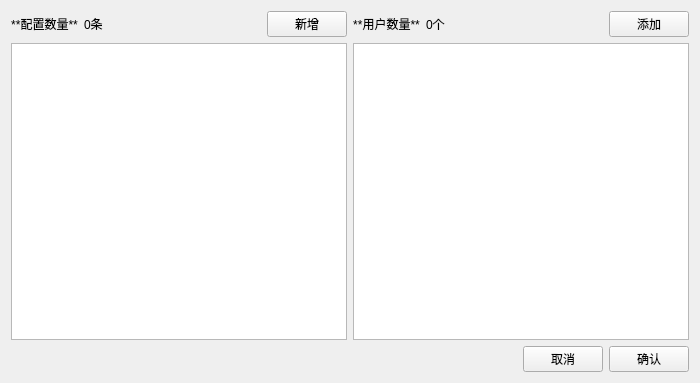
<?xml version="1.0" encoding="UTF-8"?>
<ui version="4.0">
 <class>CreateUnit</class>
 <widget class="QWidget" name="CreateUnit">
  <property name="geometry">
   <rect>
    <x>0</x>
    <y>0</y>
    <width>700</width>
    <height>383</height>
   </rect>
  </property>
  <property name="windowTitle">
   <string>管理 - 创建单元</string>
  </property>
  <layout class="QVBoxLayout" name="verticalLayout_3">
   <item>
    <layout class="QHBoxLayout" name="horizontalLayout_5">
     <item>
      <layout class="QVBoxLayout" name="verticalLayout">
       <item>
        <layout class="QHBoxLayout" name="horizontalLayout_2">
         <item>
          <widget class="QLabel" name="label">
           <property name="sizePolicy">
            <sizepolicy hsizetype="Preferred" vsizetype="Fixed">
             <horstretch>0</horstretch>
             <verstretch>0</verstretch>
            </sizepolicy>
           </property>
           <property name="text">
            <string>**配置数量**</string>
           </property>
           <property name="textFormat">
            <enum>Qt::MarkdownText</enum>
           </property>
           <property name="alignment">
            <set>Qt::AlignCenter</set>
           </property>
          </widget>
         </item>
         <item>
          <widget class="QLabel" name="config_number">
           <property name="sizePolicy">
            <sizepolicy hsizetype="Preferred" vsizetype="Fixed">
             <horstretch>0</horstretch>
             <verstretch>0</verstretch>
            </sizepolicy>
           </property>
           <property name="styleSheet">
            <string notr="true"/>
           </property>
           <property name="text">
            <string>0条</string>
           </property>
           <property name="textFormat">
            <enum>Qt::AutoText</enum>
           </property>
           <property name="alignment">
            <set>Qt::AlignLeading|Qt::AlignLeft|Qt::AlignVCenter</set>
           </property>
           <property name="wordWrap">
            <bool>true</bool>
           </property>
          </widget>
         </item>
         <item>
          <spacer name="horizontalSpacer_2">
           <property name="orientation">
            <enum>Qt::Horizontal</enum>
           </property>
           <property name="sizeHint" stdset="0">
            <size>
             <width>40</width>
             <height>20</height>
            </size>
           </property>
          </spacer>
         </item>
         <item>
          <widget class="QPushButton" name="create_config_btn">
           <property name="sizePolicy">
            <sizepolicy hsizetype="Fixed" vsizetype="Fixed">
             <horstretch>0</horstretch>
             <verstretch>0</verstretch>
            </sizepolicy>
           </property>
           <property name="styleSheet">
            <string notr="true"/>
           </property>
           <property name="text">
            <string>新增</string>
           </property>
          </widget>
         </item>
        </layout>
       </item>
       <item>
        <widget class="QTableView" name="config_table"/>
       </item>
      </layout>
     </item>
     <item>
      <layout class="QVBoxLayout" name="verticalLayout_2">
       <item>
        <layout class="QHBoxLayout" name="horizontalLayout_4">
         <item>
          <widget class="QLabel" name="label_3">
           <property name="sizePolicy">
            <sizepolicy hsizetype="Preferred" vsizetype="Fixed">
             <horstretch>0</horstretch>
             <verstretch>0</verstretch>
            </sizepolicy>
           </property>
           <property name="text">
            <string>**用户数量**</string>
           </property>
           <property name="textFormat">
            <enum>Qt::MarkdownText</enum>
           </property>
           <property name="alignment">
            <set>Qt::AlignCenter</set>
           </property>
          </widget>
         </item>
         <item>
          <widget class="QLabel" name="user_number">
           <property name="sizePolicy">
            <sizepolicy hsizetype="Preferred" vsizetype="Fixed">
             <horstretch>0</horstretch>
             <verstretch>0</verstretch>
            </sizepolicy>
           </property>
           <property name="styleSheet">
            <string notr="true"/>
           </property>
           <property name="text">
            <string>0个</string>
           </property>
           <property name="textFormat">
            <enum>Qt::AutoText</enum>
           </property>
           <property name="alignment">
            <set>Qt::AlignLeading|Qt::AlignLeft|Qt::AlignVCenter</set>
           </property>
           <property name="wordWrap">
            <bool>true</bool>
           </property>
          </widget>
         </item>
         <item>
          <spacer name="horizontalSpacer_4">
           <property name="orientation">
            <enum>Qt::Horizontal</enum>
           </property>
           <property name="sizeHint" stdset="0">
            <size>
             <width>40</width>
             <height>20</height>
            </size>
           </property>
          </spacer>
         </item>
         <item>
          <widget class="QPushButton" name="create_user_btn">
           <property name="sizePolicy">
            <sizepolicy hsizetype="Fixed" vsizetype="Fixed">
             <horstretch>0</horstretch>
             <verstretch>0</verstretch>
            </sizepolicy>
           </property>
           <property name="styleSheet">
            <string notr="true"/>
           </property>
           <property name="text">
            <string>添加</string>
           </property>
          </widget>
         </item>
        </layout>
       </item>
       <item>
        <widget class="QTableView" name="user_table"/>
       </item>
      </layout>
     </item>
    </layout>
   </item>
   <item>
    <layout class="QHBoxLayout" name="horizontalLayout">
     <item>
      <spacer name="horizontalSpacer_5">
       <property name="orientation">
        <enum>Qt::Horizontal</enum>
       </property>
       <property name="sizeHint" stdset="0">
        <size>
         <width>40</width>
         <height>20</height>
        </size>
       </property>
      </spacer>
     </item>
     <item>
      <widget class="QPushButton" name="cancel_button">
       <property name="text">
        <string>取消</string>
       </property>
      </widget>
     </item>
     <item>
      <widget class="QPushButton" name="confirm_button">
       <property name="text">
        <string>确认</string>
       </property>
      </widget>
     </item>
    </layout>
   </item>
  </layout>
 </widget>
 <tabstops>
  <tabstop>cancel_button</tabstop>
  <tabstop>confirm_button</tabstop>
  <tabstop>create_config_btn</tabstop>
  <tabstop>create_user_btn</tabstop>
 </tabstops>
 <resources/>
 <connections/>
</ui>
